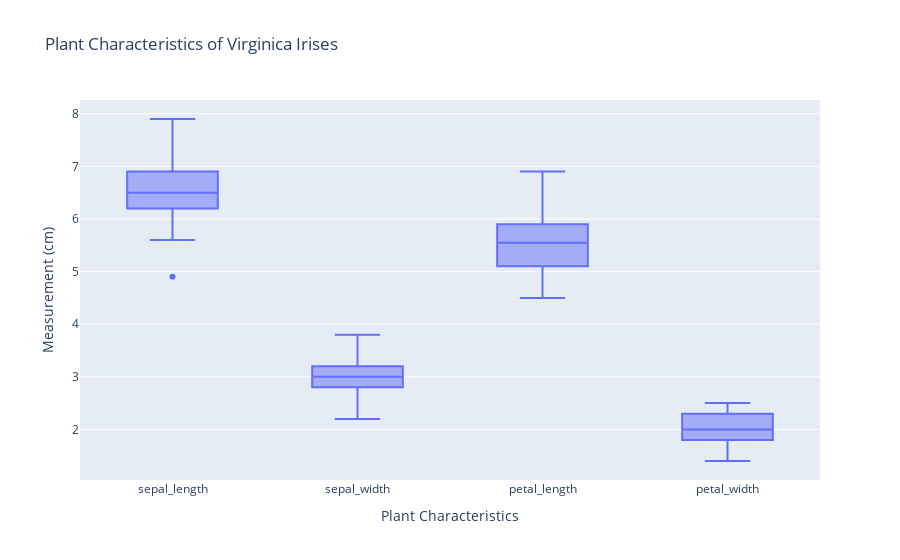

Write notebook code for a chart like this one.
### Markdown cell above
<br>
<details>
    <summary>Blockly Hints</summary>
    <ul><li>Notation
        <ul>
            <li><code>A</code> &nbsp;:&nbsp; <code>B</code>&nbsp; means snap blocks A and B together.</li>
            <li><code>A</code> &nbsp;&lt;-&nbsp; <code>B</code>&nbsp; means insert block B into the hole in block A.</li>
        </ul>
    </li>
        <li>Blocks
            <ul>
                <li>freestyle
                    <ul>
                        <li>Unless specifically instructed, use the first block from the FREESTYLE menu.</li>
                    </ul>
                </li>
                <li><code>with .. do .. using ..</code>
                    <ul>
                        <li>The <code>with .. do .. using ..</code> block is found under VARIABLES.</li>
                        <li>You can use the <code>+ -</code> controls on the block to change the number of notches. Unless specifically instructed, the block should not have any empty notches when you click Blocks to Code. </li> 
                        <li>If <code>do</code> dropdown says "!Not populated until you execute code", click anywhere in the notebook tab, then click try "Run All Above Selected Cell" from the "Run" menu.</li> 
                        <li>If <code>with .. do .. using ..</code> block does not want to snap together nicely with the <code>set .. to</code> block, try dragging the <code>set .. to</code> block instead.</li>
                    </ul>
                </li>
            </ul>
        </li>
        <li>variable
            <ul>
                <li>After it is created, each variable has its own block at the end of the VARIABLES menu.</li>
            </ul>
        </li>
    </ul>
</details>

### Code cell
#!response
px.box(virginica,y=y,title=title,labels=labels)

#<xml xmlns="https://developers.google.com/blockly/xml"><variables><variable id="sxmi@8+(nr{5C?lifV,m">px</variable><variable id="iP|-FlU]o+EpmxLMS]3,">virginica</variable></variables><block type="varDoMethod_Python" id="^@ur^UrL,QnSkV^;P32z" x="8" y="166"><mutation items="4"></mutation><field name="VAR" id="sxmi@8+(nr{5C?lifV,m">px</field><field name="MEMBER">box</field><data>px:box</data><value name="ADD0"><block type="variables_get" id="CZE9~LJQMh*0]s:TjU[I"><field name="VAR" id="iP|-FlU]o+EpmxLMS]3,">virginica</field></block></value><value name="ADD1"><block type="dummyOutputCodeBlock_Python" id="R^;NnFA#hd@jJti8!tS*"><field name="CODE">y=y</field></block></value><value name="ADD2"><block type="dummyOutputCodeBlock_Python" id="#F?X0u)t!d0PaU6vT/wd"><field name="CODE">title=title</field></block></value><value name="ADD3"><block type="dummyOutputCodeBlock_Python" id="b#5uC90x3](CNvqzR,2m"><field name="CODE">labels=labels</field></block></value></block></xml>

### Figure 1 — Plotly figure (JSON) as saved in the notebook; plotly's stock layout.template omitted (floating-point values rounded to 4 significant figures; data arrays with more than 128 entries replaced by an {"elided": "..."} marker saying what was removed)
{"data": [{"alignmentgroup": "True", "hovertemplate": "Plant Characteristics=%{x}<br>Measurement (cm)=%{y}<extra></extra>", "legendgroup": "", "marker": {"color": "#636efa"}, "name": "", "notched": false, "offsetgroup": "", "orientation": "v", "showlegend": false, "type": "box", "x": {"elided": "200 str values"}, "x0": " ", "xaxis": "x", "y": {"elided": "200 float values"}, "y0": " ", "yaxis": "y"}], "layout": {"autosize": true, "boxmode": "group", "legend": {"tracegroupgap": 0}, "title": {"text": "Plant Characteristics of Virginica Irises"}, "xaxis": {"anchor": "y", "autorange": true, "domain": [0, 1], "range": [-0.5, 3.5], "title": {"text": "Plant Characteristics"}, "type": "category"}, "yaxis": {"anchor": "x", "autorange": true, "domain": [0, 1], "range": [1.039, 8.261], "title": {"text": "Measurement (cm)"}, "type": "linear"}}}
